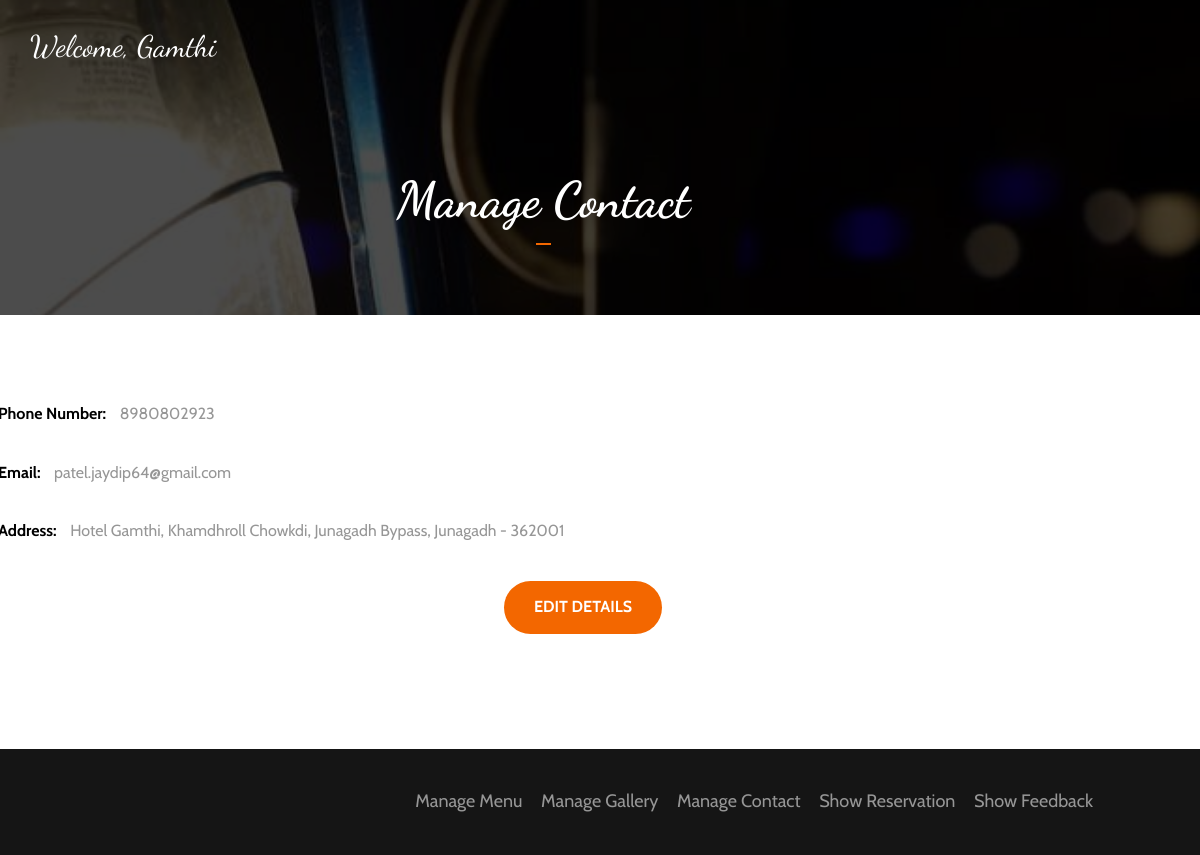
The page /Project/Project/risotto/Admin/contact.php (signed in) on the database its author committed.
### tables this page shows
CREATE TABLE `contact` (
  `id` int(11) NOT NULL,
  `phone` varchar(20) NOT NULL,
  `email` varchar(255) NOT NULL,
  `address` varchar(255) NOT NULL
);

### Project/Project/risotto/Admin/contact.php (the view, shortened to what this page needs)
<?php  include("config.php");
?>
						<?php
include("header.php");
?>
<div class="banner-area">
			<div class="bg-image bg-parallax overlay" style="background-image:url(../img/IMG-20180708-WA0011.jpg)"></div>
			<div class="container">
				<div class="row">
					<div class="col-md-12 text-center">
						<h2 class="white-text title">Manage Contact</h2>
					</div>
				</div>
			</div>
		</div>
		<div id="contact" class="section">
			<div class="container">
				<div class="row">
					<?php $query = "select * from contact";
					$res = mysqli_query($db, $query);
					if(mysqli_num_rows($res) > 0) {
						$row = mysqli_fetch_array($res)
					?>
					<form method="post" action="edit_contact.php?edit_contact_id=<?php echo $row['id'];?>">
				<b><label for="name" style="color: black;">Phone Number:</label></b>
				<input type="text" value="<?php echo $row['phone'];?>" style="border:0px; padding-left:10px; width: 200px;" name="name" readonly></br></br>
				<b><label for="name" style="color: black;">Email:</label></b>
				<input type="text" value="<?php echo $row['email'];?>" style="border:0px; padding-left:10px; width: 250px;" name="name" readonly></br></br>
				<b><label for="name" style="color: black;">Address:</label></b>
				<input type="text" value="<?php echo $row['address'];?>" style="border:0px; padding-left:10px; width: 900px;" name="name" readonly></br></br>
				<center><button class='main-button' style='margin-top:10px;margin-bottom:35px;' name='edit'>Edit Details</button></center>
						<?php
					}
					?>
					</form>
				</div>
			</div>
		</div>
<?php   include("footer.php")  ?>

### Project/Project/risotto/Admin/header.php (shortened to what this page needs)
<!DOCTYPE html>
<html lang="en">
	<head>
		<link type="text/css" rel="stylesheet" href="css/bootstrap.min.css"/>
		<link type="text/css" rel="stylesheet" href="css/owl.carousel.css" />
		<link type="text/css" rel="stylesheet" href="css/owl.theme.default.css" />
		<link rel="stylesheet" href="css/font-awesome.min.css">
		<link type="text/css" rel="stylesheet" href="css/style.css"/>
    </head>
	<body>
		<header id="header">
			<div id="bottom-nav">
				<div class="container">
				<nav id="nav">
	<?php
	$fetch_name=mysqli_query($db,"select * from login where admin_name='".$_SESSION['uname']."'");
	$fetch_name_display=mysqli_fetch_array($fetch_name);
	?>
					<ul class="main-nav nav navbar-nav">
						<a href="home.php"<li class="white-text" style="font-family: 'Dancing Script', cursive;font-size:30px"><?php echo  "Welcome, ".$fetch_name_display['display_name'];?>
					</li></a>
					</ul>
				</nav>
				</div>
			</div>
		</header>

### Project/Project/risotto/Admin/css/style.css (style rules this page uses)
body { color:#969696; font-size:16px; overflow-x:hidden; font-family: 'Cabin', sans-serif; }
h1,h2,h3,h4,h5,h6 { font-weight:700; color:#151515; font-family: 'Dancing Script', cursive; }
h2 { font-size:50px; }
a { color:#151515; -webkit-transition:0.2s color; transition:0.2s color; }
ul,ol { margin: 0; padding: 0; list-style: none }
.white-text { color:#FFF; }
.section { position:relative; padding-top:80px; padding-bottom:80px; margin-left: 80px; }
.title:after { content:""; display: block; width: 15px; height: 2px; background-color: #f36700; margin: 15px 0px 30px; }
.text-center .title:after { margin: 15px auto 30px; }
.bg-image { position:absolute; left:0; right:0; top:0; bottom:0; background-position:center; background-size:cover; z-index:-1; }
.bg-image.bg-parallax { background-attachment:fixed; }
.bg-image.overlay:after { content:""; position:absolute; left:0; right:0; top:0; bottom:0; opacity: 0.7; background-color:#000; }
.main-button { display:inline-block; padding:15px 30px; border:none; border-radius:40px; background-color:#f36700; color:#FFF; text-transform: uppercase; font-weight: 700; -webkit-transition:0.2s opacity; transition:0.2s opacity; }
#header { position:absolute; left:0; right:0; margin-top:15px; z-index:22; }
#header #bottom-nav .container { padding:10px 15px; }
.banner-area { position:relative; padding-bottom:40px; }

### rows shown on the page
contact: name "8980802923", name "patel.jaydip64@gmail.com", name "Hotel Gamthi, Khamdhroll Chowkdi, Junagadh Bypass, Junagadh - 362001"

### other values the page prints
$fetch_name_display['display_name'] "Gamthi"
